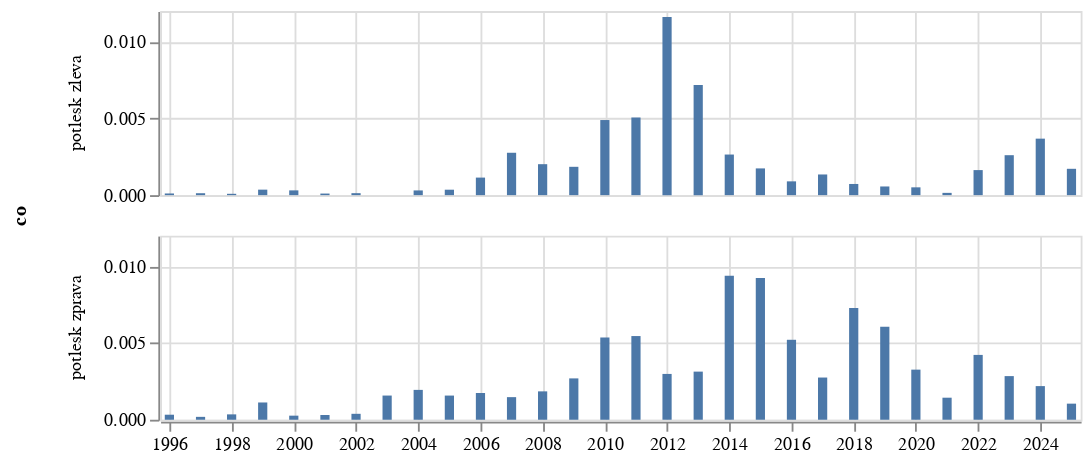

Notebook code for this chart:
### Code cell
alt.Chart(
    pl.concat([zavorka("potlesk zleva"), zavorka("potlesk zprava")]).to_pandas(),
    width = 500, height = 100
).mark_bar(
).encode(
    alt.X('datum:T', axis=alt.Axis(title=None)),
    alt.Y('podil:Q', axis=alt.Axis(title=None)),
    alt.Row('co:N')
)

### Figure 1 — Vega-Lite specification as saved in the notebook (floating-point values rounded to 4 significant figures)
{"config": {"view": {"continuousWidth": 300, "continuousHeight": 300}}, "data": {"name": "data-b0f12b6e018d79f3c425c92a1de490ed"}, "mark": {"type": "bar"}, "encoding": {"row": {"field": "co", "type": "nominal"}, "x": {"axis": {"title": null}, "field": "datum", "type": "temporal"}, "y": {"axis": {"title": null}, "field": "podil", "type": "quantitative"}}, "height": 100, "width": 500, "$schema": "https://vega.github.io/schema/vega-lite/v5.8.0.json", "datasets": {"data-b0f12b6e018d79f3c425c92a1de490ed": [{"datum": "1996-01-01T00:00:00", "text": 1, "text_right": 9139, "podil": 0.0001094, "co": "potlesk zleva"}, {"datum": "1997-01-01T00:00:00", "text": 2, "text_right": 15895, "podil": 0.0001258, "co": "potlesk zleva"}, {"datum": "1998-01-01T00:00:00", "text": 1, "text_right": 11413, "podil": 8.762e-05, "co": "potlesk zleva"}, {"datum": "1999-01-01T00:00:00", "text": 7, "text_right": 19544, "podil": 0.0003582, "co": "potlesk zleva"}, {"datum": "2000-01-01T00:00:00", "text": 7, "text_right": 22514, "podil": 0.0003109, "co": "potlesk zleva"}, {"datum": "2001-01-01T00:00:00", "text": 2, "text_right": 19300, "podil": 0.0001036, "co": "potlesk zleva"}, {"datum": "2002-01-01T00:00:00", "text": 2, "text_right": 15504, "podil": 0.000129, "co": "potlesk zleva"}, {"datum": "2004-01-01T00:00:00", "text": 6, "text_right": 19522, "podil": 0.0003073, "co": "potlesk zleva"}, {"datum": "2005-01-01T00:00:00", "text": 9, "text_right": 25379, "podil": 0.0003546, "co": "potlesk zleva"}, {"datum": "2006-01-01T00:00:00", "text": 21, "text_right": 18354, "podil": 0.001144, "co": "potlesk zleva"}, {"datum": "2007-01-01T00:00:00", "text": 45, "text_right": 16287, "podil": 0.002763, "co": "potlesk zleva"}, {"datum": "2008-01-01T00:00:00", "text": 36, "text_right": 17835, "podil": 0.002019, "co": "potlesk zleva"}, {"datum": "2009-01-01T00:00:00", "text": 37, "text_right": 20031, "podil": 0.001847, "co": "potlesk zleva"}, {"datum": "2010-01-01T00:00:00", "text": 63, "text_right": 12869, "podil": 0.004895, "co": "potlesk zleva"}, {"datum": "2011-01-01T00:00:00", "text": 90, "text_right": 17781, "podil": 0.005062, "co": "potlesk zleva"}, {"datum": "2012-01-01T00:00:00", "text": 171, "text_right": 14732, "podil": 0.01161, "co": "potlesk zleva"}, {"datum": "2013-01-01T00:00:00", "text": 71, "text_right": 9881, "podil": 0.007186, "co": "potlesk zleva"}, {"datum": "2014-01-01T00:00:00", "text": 55, "text_right": 20781, "podil": 0.002647, "co": "potlesk zleva"}, {"datum": "2015-01-01T00:00:00", "text": 37, "text_right": 21226, "podil": 0.001743, "co": "potlesk zleva"}, {"datum": "2016-01-01T00:00:00", "text": 20, "text_right": 22255, "podil": 0.0008987, "co": "potlesk zleva"}, {"datum": "2017-01-01T00:00:00", "text": 24, "text_right": 17808, "podil": 0.001348, "co": "potlesk zleva"}, {"datum": "2018-01-01T00:00:00", "text": 15, "text_right": 20582, "podil": 0.0007288, "co": "potlesk zleva"}, {"datum": "2019-01-01T00:00:00", "text": 14, "text_right": 24751, "podil": 0.0005656, "co": "potlesk zleva"}, {"datum": "2020-01-01T00:00:00", "text": 12, "text_right": 23572, "podil": 0.0005091, "co": "potlesk zleva"}, {"datum": "2021-01-01T00:00:00", "text": 3, "text_right": 20176, "podil": 0.0001487, "co": "potlesk zleva"}, {"datum": "2022-01-01T00:00:00", "text": 34, "text_right": 20822, "podil": 0.001633, "co": "potlesk zleva"}, {"datum": "2023-01-01T00:00:00", "text": 65, "text_right": 24959, "podil": 0.002604, "co": "potlesk zleva"}, {"datum": "2024-01-01T00:00:00", "text": 89, "text_right": 24168, "podil": 0.003683, "co": "potlesk zleva"}, {"datum": "2025-01-01T00:00:00", "text": 18, "text_right": 10482, "podil": 0.001717, "co": "potlesk zleva"}, {"datum": "1996-01-01T00:00:00", "text": 3, "text_right": 9139, "podil": 0.0003283, "co": "potlesk zprava"}, {"datum": "1997-01-01T00:00:00", "text": 3, "text_right": 15895, "podil": 0.0001887, "co": "potlesk zprava"}, {"datum": "1998-01-01T00:00:00", "text": 4, "text_right": 11413, "podil": 0.0003505, "co": "potlesk zprava"}, {"datum": "1999-01-01T00:00:00", "text": 22, "text_right": 19544, "podil": 0.001126, "co": "potlesk zprava"}, {"datum": "2000-01-01T00:00:00", "text": 6, "text_right": 22514, "podil": 0.0002665, "co": "potlesk zprava"}, {"datum": "2001-01-01T00:00:00", "text": 6, "text_right": 19300, "podil": 0.0003109, "co": "potlesk zprava"}, {"datum": "2002-01-01T00:00:00", "text": 6, "text_right": 15504, "podil": 0.000387, "co": "potlesk zprava"}, {"datum": "2003-01-01T00:00:00", "text": 33, "text_right": 20928, "podil": 0.001577, "co": "potlesk zprava"}, {"datum": "2004-01-01T00:00:00", "text": 38, "text_right": 19522, "podil": 0.001947, "co": "potlesk zprava"}, {"datum": "2005-01-01T00:00:00", "text": 40, "text_right": 25379, "podil": 0.001576, "co": "potlesk zprava"}, {"datum": "2006-01-01T00:00:00", "text": 32, "text_right": 18354, "podil": 0.001743, "co": "potlesk zprava"}, {"datum": "2007-01-01T00:00:00", "text": 24, "text_right": 16287, "podil": 0.001474, "co": "potlesk zprava"}, {"datum": "2008-01-01T00:00:00", "text": 33, "text_right": 17835, "podil": 0.00185, "co": "potlesk zprava"}, {"datum": "2009-01-01T00:00:00", "text": 54, "text_right": 20031, "podil": 0.002696, "co": "potlesk zprava"}, {"datum": "2010-01-01T00:00:00", "text": 69, "text_right": 12869, "podil": 0.005362, "co": "potlesk zprava"}, {"datum": "2011-01-01T00:00:00", "text": 97, "text_right": 17781, "podil": 0.005455, "co": "potlesk zprava"}, {"datum": "2012-01-01T00:00:00", "text": 44, "text_right": 14732, "podil": 0.002987, "co": "potlesk zprava"}, {"datum": "2013-01-01T00:00:00", "text": 31, "text_right": 9881, "podil": 0.003137, "co": "potlesk zprava"}, {"datum": "2014-01-01T00:00:00", "text": 195, "text_right": 20781, "podil": 0.009384, "co": "potlesk zprava"}, {"datum": "2015-01-01T00:00:00", "text": 196, "text_right": 21226, "podil": 0.009234, "co": "potlesk zprava"}, {"datum": "2016-01-01T00:00:00", "text": 116, "text_right": 22255, "podil": 0.005212, "co": "potlesk zprava"}, {"datum": "2017-01-01T00:00:00", "text": 49, "text_right": 17808, "podil": 0.002752, "co": "potlesk zprava"}, {"datum": "2018-01-01T00:00:00", "text": 150, "text_right": 20582, "podil": 0.007288, "co": "potlesk zprava"}, {"datum": "2019-01-01T00:00:00", "text": 150, "text_right": 24751, "podil": 0.00606, "co": "potlesk zprava"}, {"datum": "2020-01-01T00:00:00", "text": 77, "text_right": 23572, "podil": 0.003267, "co": "potlesk zprava"}, {"datum": "2021-01-01T00:00:00", "text": 29, "text_right": 20176, "podil": 0.001437, "co": "potlesk zprava"}, {"datum": "2022-01-01T00:00:00", "text": 88, "text_right": 20822, "podil": 0.004226, "co": "potlesk zprava"}, {"datum": "2023-01-01T00:00:00", "text": 71, "text_right": 24959, "podil": 0.002845, "co": "potlesk zprava"}, {"datum": "2024-01-01T00:00:00", "text": 53, "text_right": 24168, "podil": 0.002193, "co": "potlesk zprava"}, {"datum": "2025-01-01T00:00:00", "text": 11, "text_right": 10482, "podil": 0.001049, "co": "potlesk zprava"}]}}
